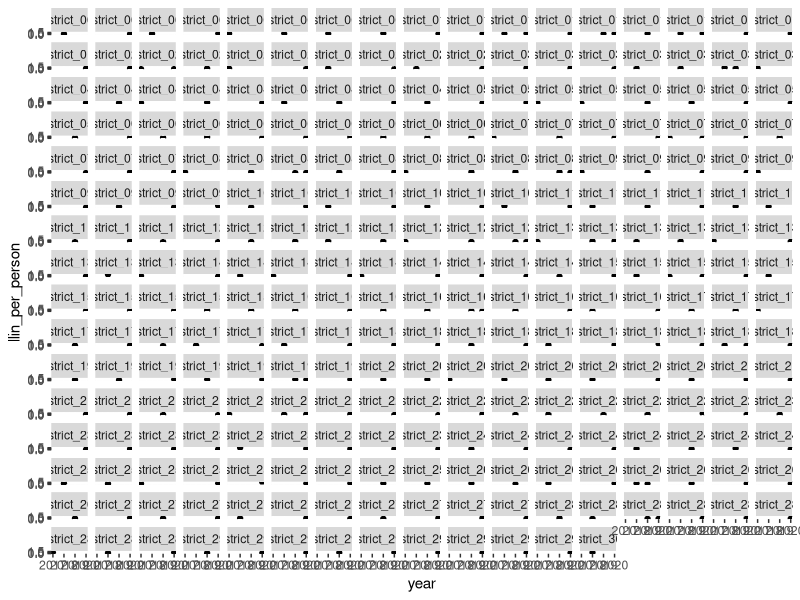
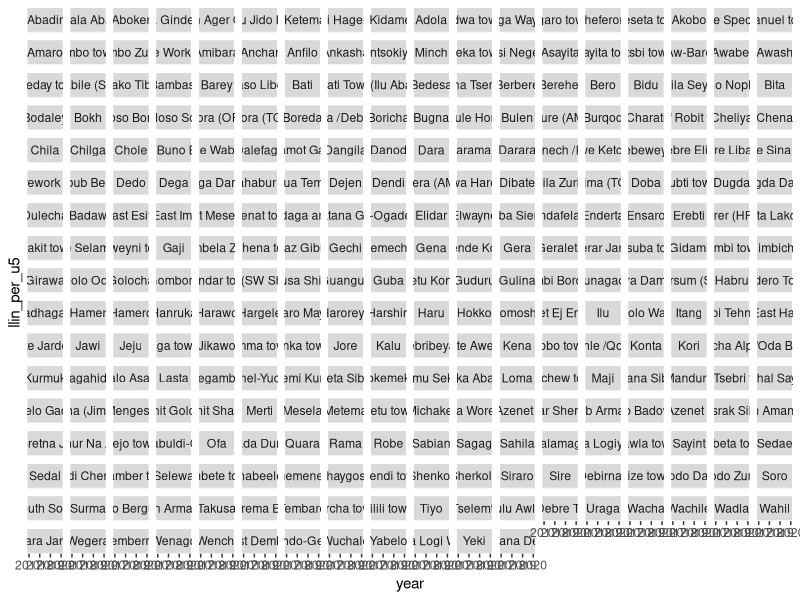
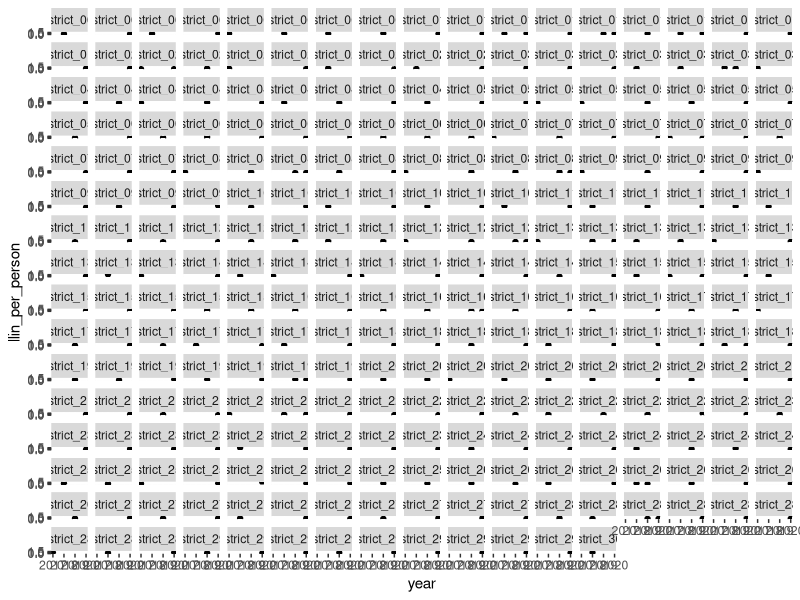
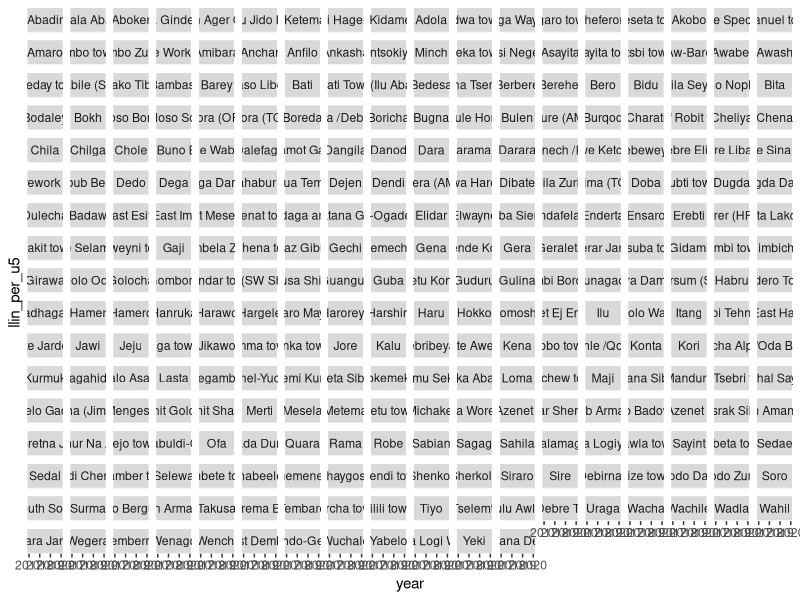

Generate these figures, in order, with R: (Note: a time limit stopped this script after it produced the figures.)
## ---- chunk 1
library(tidyverse)
library(lubridate)

## ---- chunk 2
mass_llin_dist<- read_csv("data/llin_mass_2017_2020.csv") 
population<- read_csv("data/pop_2017_2020.csv")

## ---- chunk 3
### convert mass LLIN data into long format
mass_llin_long<- 
  mass_llin_dist |>
  pivot_longer(cols = contains("llin"),
               names_to = "year_txt", 
               values_to = "llin") |>
  mutate(year = as.numeric(substr(year_txt,6,9))) |>
  dplyr::select(-year_txt)

### convert population data into long format
population_long<- population |>
  pivot_longer(cols = contains("pop"),
               names_to = "year_txt",
               values_to = "pop")|>
  mutate(year = as.numeric(substr(year_txt,5,8))) |>
  dplyr::select(-year_txt)

### join the two and generate llin per person
  mllin_pop = mass_llin_long |>
  left_join(population_long,
            by = c("region",
                   "zone",
                   "district",
                   "year")) |>
    mutate(llin_per_person  = llin/pop)


### visualize
mllin_pop|> 
    filter(llin_per_person>0) |>
    ggplot(aes(x=year, y = llin_per_person)) +
    facet_wrap (~ district) +
    geom_point()
  
  ggsave(filename = "plots/llin_mass.tiff",
         width = 8, height = 10, compression = "lzw")

## ---- chunk 4

library(tidyverse)
library(lubridate)

## ---- chunk 5
routine_llin_dist<- read_csv("data/llin_routine_2017_2020.csv") 
population<- read_csv("data/pop_2017_2020.csv")

## ---- chunk 6
### convert routine LLIN data into long format
routine_llin_long<- routine_llin_dist |>
  pivot_longer(cols = contains("llin"),
               names_to = "program",
               values_to = "llin")

### convert population data into long format
population_long<- population |>
  pivot_longer(cols = contains("pop"),
               names_to = "year_txt", 
               values_to = "pop") |>
  mutate(year = as.numeric(substr(year_txt,5,8))) |>
  dplyr::select(-year_txt)


### join the two and generate llin per person

rllin_pop <-   routine_llin_long |>
  left_join(population_long,
            by = c("region",
                   "zone",
                   "district",
                   "year")) |>
  group_by(region, zone, district, year) |>
  summarise(rllin = sum(llin, na.rm=T),
            population = mean(pop)) |>
  ungroup() |>
  mutate(llin_per_u5  = rllin/population * 5)  # assuming U5 a fifth of pop.

## visualize
rllin_pop|> 
  ggplot(aes(x=year, 
             y = llin_per_u5)) +
  facet_wrap (~ district) +
  geom_point()
  
 ggsave(filename = "plots/llin_routine.tiff",
       width = 8, height = 10, compression = "lzw") 

## ---- chunk 7
### increment to the proportion with access to LLIN
llin_access<- mllin_pop |>
  left_join(rllin_pop,
            by = c("region", "zone", "district", "year")) |>
  mutate(total_llin = llin + rllin) |>
  mutate(llin_per_person = total_llin/population) |>
  mutate(inc_prop_access = llin_per_person*1.8) |>
  dplyr::select(region, zone, district, year, total_llin, llin_per_person,
                inc_prop_access)

## visualize
llin_access|> 
  ggplot(aes(x=year, y = inc_prop_access)) +
  facet_wrap (~ district) +
  geom_point()

ggsave(filename = "plots/llin_access_increment.tiff",
       width = 8, height = 10, compression = "lzw")  
